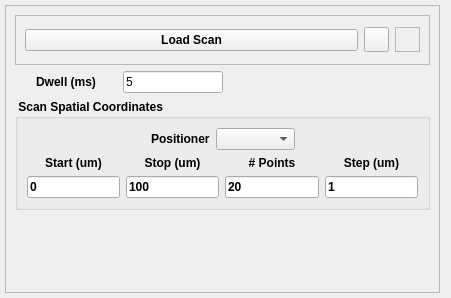
<?xml version="1.0" encoding="UTF-8"?>
<ui version="4.0">
 <class>Form</class>
 <widget class="QWidget" name="Form">
  <property name="geometry">
   <rect>
    <x>0</x>
    <y>0</y>
    <width>451</width>
    <height>298</height>
   </rect>
  </property>
  <property name="minimumSize">
   <size>
    <width>0</width>
    <height>150</height>
   </size>
  </property>
  <property name="focusPolicy">
   <enum>Qt::StrongFocus</enum>
  </property>
  <property name="windowTitle">
   <string>Form</string>
  </property>
  <layout class="QVBoxLayout" name="verticalLayout">
   <property name="spacing">
    <number>5</number>
   </property>
   <property name="leftMargin">
    <number>5</number>
   </property>
   <property name="topMargin">
    <number>5</number>
   </property>
   <property name="bottomMargin">
    <number>5</number>
   </property>
   <item>
    <widget class="QFrame" name="frame_2">
     <property name="maximumSize">
      <size>
       <width>650</width>
       <height>16777215</height>
      </size>
     </property>
     <property name="frameShape">
      <enum>QFrame::StyledPanel</enum>
     </property>
     <property name="frameShadow">
      <enum>QFrame::Raised</enum>
     </property>
     <layout class="QVBoxLayout" name="verticalLayout_3">
      <item>
       <widget class="QFrame" name="loadscan_frame">
        <property name="minimumSize">
         <size>
          <width>0</width>
          <height>50</height>
         </size>
        </property>
        <property name="frameShape">
         <enum>QFrame::StyledPanel</enum>
        </property>
        <property name="frameShadow">
         <enum>QFrame::Sunken</enum>
        </property>
        <layout class="QHBoxLayout" name="horizontalLayout_2">
         <item>
          <widget class="QPushButton" name="loadScanBtn">
           <property name="font">
            <font>
             <weight>75</weight>
             <bold>true</bold>
            </font>
           </property>
           <property name="text">
            <string>Load Scan</string>
           </property>
          </widget>
         </item>
         <item>
          <widget class="QToolButton" name="helpBtn">
           <property name="minimumSize">
            <size>
             <width>25</width>
             <height>25</height>
            </size>
           </property>
           <property name="maximumSize">
            <size>
             <width>25</width>
             <height>25</height>
            </size>
           </property>
           <property name="text">
            <string/>
           </property>
           <property name="icon">
            <iconset resource="../../../../../../icons/icons.qrc">
             <normaloff>:/scan_plugins/helplite.png</normaloff>:/scan_plugins/helplite.png</iconset>
           </property>
           <property name="iconSize">
            <size>
             <width>50</width>
             <height>50</height>
            </size>
           </property>
          </widget>
         </item>
         <item>
          <widget class="QLabel" name="rtclkpic">
           <property name="maximumSize">
            <size>
             <width>25</width>
             <height>25</height>
            </size>
           </property>
           <property name="autoFillBackground">
            <bool>true</bool>
           </property>
           <property name="frameShape">
            <enum>QFrame::StyledPanel</enum>
           </property>
           <property name="text">
            <string/>
           </property>
           <property name="pixmap">
            <pixmap resource="../../../../../../icons/icons.qrc">:/scan_plugins/icons8-mouse-right-click-50.png</pixmap>
           </property>
           <property name="scaledContents">
            <bool>true</bool>
           </property>
           <property name="alignment">
            <set>Qt::AlignRight|Qt::AlignTrailing|Qt::AlignVCenter</set>
           </property>
          </widget>
         </item>
        </layout>
       </widget>
      </item>
      <item>
       <layout class="QHBoxLayout" name="horizontalLayout_15">
        <item>
         <layout class="QHBoxLayout" name="horizontalLayout_5">
          <item>
           <widget class="QLabel" name="label_8">
            <property name="font">
             <font>
              <weight>75</weight>
              <bold>true</bold>
             </font>
            </property>
            <property name="text">
             <string>Dwell (ms)</string>
            </property>
            <property name="alignment">
             <set>Qt::AlignCenter</set>
            </property>
           </widget>
          </item>
          <item>
           <widget class="QLineEdit" name="dwellFld">
            <property name="maximumSize">
             <size>
              <width>100</width>
              <height>16777215</height>
             </size>
            </property>
            <property name="text">
             <string>5</string>
            </property>
           </widget>
          </item>
         </layout>
        </item>
        <item>
         <spacer name="horizontalSpacer">
          <property name="orientation">
           <enum>Qt::Horizontal</enum>
          </property>
          <property name="sizeHint" stdset="0">
           <size>
            <width>40</width>
            <height>20</height>
           </size>
          </property>
         </spacer>
        </item>
       </layout>
      </item>
      <item>
       <widget class="QGroupBox" name="groupBox">
        <property name="minimumSize">
         <size>
          <width>0</width>
          <height>102</height>
         </size>
        </property>
        <property name="font">
         <font>
          <weight>75</weight>
          <bold>true</bold>
         </font>
        </property>
        <property name="title">
         <string> Scan Spatial Coordinates </string>
        </property>
        <layout class="QVBoxLayout" name="verticalLayout_2">
         <item>
          <layout class="QHBoxLayout" name="horizontalLayout">
           <item>
            <spacer name="horizontalSpacer_2">
             <property name="orientation">
              <enum>Qt::Horizontal</enum>
             </property>
             <property name="sizeHint" stdset="0">
              <size>
               <width>40</width>
               <height>20</height>
              </size>
             </property>
            </spacer>
           </item>
           <item>
            <widget class="QLabel" name="label">
             <property name="maximumSize">
              <size>
               <width>70</width>
               <height>16777215</height>
              </size>
             </property>
             <property name="text">
              <string>Positioner</string>
             </property>
            </widget>
           </item>
           <item>
            <widget class="QComboBox" name="posnerComboBox">
             <property name="font">
              <font>
               <weight>75</weight>
               <bold>true</bold>
              </font>
             </property>
             <property name="frame">
              <bool>true</bool>
             </property>
            </widget>
           </item>
           <item>
            <spacer name="horizontalSpacer_3">
             <property name="orientation">
              <enum>Qt::Horizontal</enum>
             </property>
             <property name="sizeHint" stdset="0">
              <size>
               <width>40</width>
               <height>20</height>
              </size>
             </property>
            </spacer>
           </item>
          </layout>
         </item>
         <item>
          <layout class="QGridLayout" name="gridLayout_2">
           <item row="0" column="0">
            <widget class="QLabel" name="label_9">
             <property name="font">
              <font>
               <weight>75</weight>
               <bold>true</bold>
              </font>
             </property>
             <property name="text">
              <string>Start (um)</string>
             </property>
             <property name="alignment">
              <set>Qt::AlignCenter</set>
             </property>
            </widget>
           </item>
           <item row="0" column="1">
            <widget class="QLabel" name="label_10">
             <property name="font">
              <font>
               <weight>75</weight>
               <bold>true</bold>
              </font>
             </property>
             <property name="text">
              <string>Stop (um)</string>
             </property>
             <property name="alignment">
              <set>Qt::AlignCenter</set>
             </property>
            </widget>
           </item>
           <item row="0" column="2">
            <widget class="QLabel" name="label_11">
             <property name="font">
              <font>
               <weight>75</weight>
               <bold>true</bold>
              </font>
             </property>
             <property name="text">
              <string># Points</string>
             </property>
             <property name="alignment">
              <set>Qt::AlignCenter</set>
             </property>
            </widget>
           </item>
           <item row="0" column="3">
            <widget class="QLabel" name="label_12">
             <property name="font">
              <font>
               <weight>75</weight>
               <bold>true</bold>
              </font>
             </property>
             <property name="text">
              <string>Step (um)</string>
             </property>
             <property name="alignment">
              <set>Qt::AlignCenter</set>
             </property>
            </widget>
           </item>
           <item row="1" column="0">
            <widget class="QLineEdit" name="startXFld">
             <property name="text">
              <string>0</string>
             </property>
            </widget>
           </item>
           <item row="1" column="2">
            <widget class="QLineEdit" name="npointsXFld">
             <property name="text">
              <string>20</string>
             </property>
            </widget>
           </item>
           <item row="1" column="3">
            <widget class="QLineEdit" name="stepXFld">
             <property name="text">
              <string>1</string>
             </property>
            </widget>
           </item>
           <item row="1" column="1">
            <widget class="QLineEdit" name="endXFld">
             <property name="text">
              <string>100</string>
             </property>
            </widget>
           </item>
          </layout>
         </item>
        </layout>
       </widget>
      </item>
      <item>
       <spacer name="verticalSpacer_2">
        <property name="orientation">
         <enum>Qt::Vertical</enum>
        </property>
        <property name="sizeHint" stdset="0">
         <size>
          <width>20</width>
          <height>40</height>
         </size>
        </property>
       </spacer>
      </item>
     </layout>
    </widget>
   </item>
  </layout>
 </widget>
 <resources>
  <include location="../../../../../../icons/icons.qrc"/>
 </resources>
 <connections/>
</ui>
